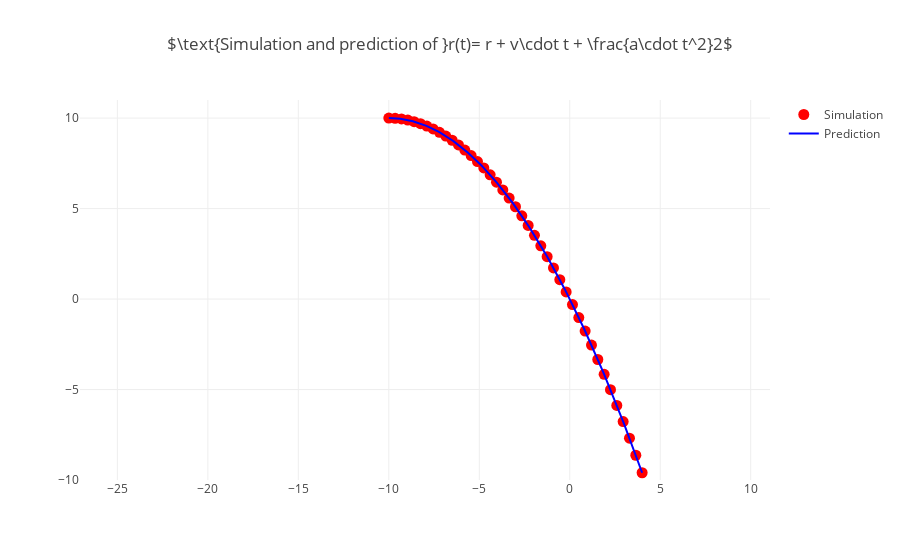
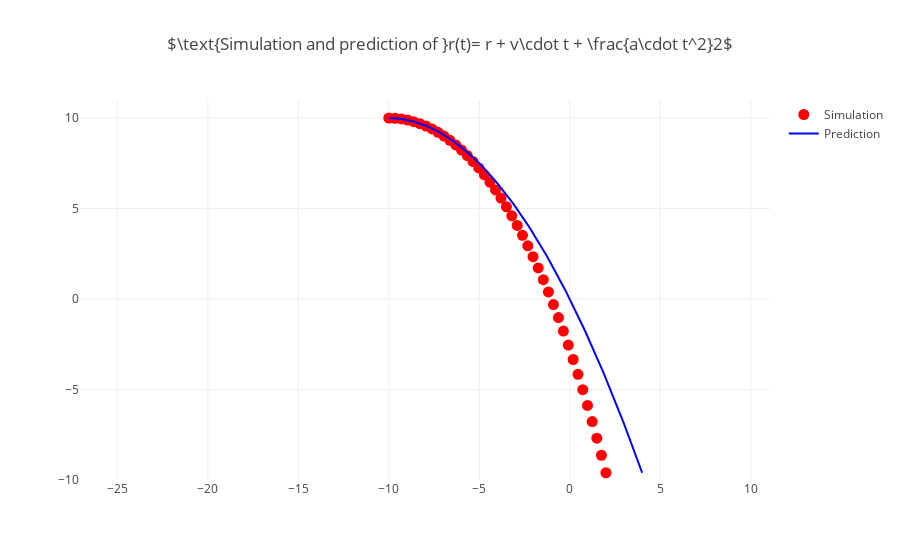
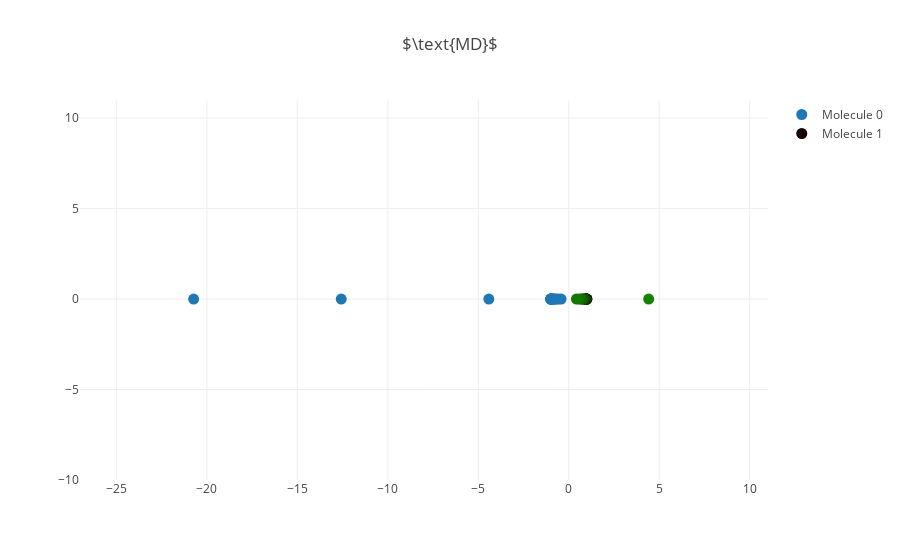

Notebook code cell kept with these figures, in order:
### Code cell
class TestMDMolecularDynamics(unittest.TestCase):
    def setUp(self):
        self.env = Environment(11, 11)
        self.r1 = np.array([-1, 0])
        self.r2 = np.array([1, 0])
        self.v = np.array([0, 0])
        self.a = np.array([0, 0])
        self.atom1 = Atom(0.1, self.r1, self.v, self.a)
        self.atom2 = Atom(0.1, self.r2, self.v, self.a)
        self.md = MolecularDynamics(env, mode='dynamics+molecular', dt=0.05, mols=[self.atom1, self.atom2])
        print(self.md.mode)
    
    def test_molecules(self):
        # real
        self.r_coords0 = []
        self.r_coords1 = []  
        
        for i in range(100):
            self.r_coords0.append(self.md.mols[0].r)
            self.r_coords1.append(self.md.mols[1].r)
            self.md.leapfrogs()
        # print(self.r_coords)
        
        r_coords_x = [r.x for r in self.r_coords0]
        r_coords_y = [r.y for r in self.r_coords0]
        
        trace0 = go.Scatter(
            x=r_coords_x,
            y=r_coords_y,
            mode='markers',
            marker={'color': 90, 'size': 11},
            name='Molecule 0',
        )
        
        r_coords_x = [r.x for r in self.r_coords1]
        r_coords_y = [r.y for r in self.r_coords1]
        
        trace1 = go.Scatter(
            x=r_coords_x,
            y=r_coords_y,
            mode='markers',
            marker={'color': ['rgb(20,{},0)'.format(10*x) for x in range(100)], 'size': 11},
            name='Molecule 1',
        )
        
        
        data = [trace0, trace1]
        layout = {
            'xaxis': dict(range=[-11, -5], autorange=False, zeroline=False),
            'yaxis': dict(range=[-10, 11], autorange=False, zeroline=False, scaleanchor="x", scaleratio=1),
            'title': "$\\text{MD}$",
        }
        
        fig = {
            'data': data,
            'layout': layout,
        }
        
        iplot(fig, filename='falling')
        
        

unittest.main(argv=['first-arg-is-ignored'], exit=False); # don't forget to put it next time

### Figure 1 — Plotly figure (JSON) as saved in the notebook; plotly's stock layout.template omitted (floating-point values rounded to 4 significant figures; data arrays with more than 128 entries replaced by an {"elided": "..."} marker saying what was removed)
{"data": [{"marker": {"color": "red", "size": 11}, "mode": "markers", "name": "Simulation", "type": "scatter", "uid": "abe2e812-54dc-42a2-bf0d-35388dcc7116", "x": [-10, -9.65, -9.3, -8.95, -8.6, -8.25, -7.9, -7.55, -7.2, -6.85, -6.5, -6.15, -5.8, -5.45, -5.1, -4.75, -4.4, -4.05, -3.7, -3.35, -3.0, -2.65, -2.3, -1.95, -1.6, -1.25, -0.9, -0.55, -0.2, 0.15, 0.5, 0.85, 1.2, 1.55, 1.9, 2.25, 2.6, 2.95, 3.3, 3.65, 4.0, 4.35, 4.7, 5.05, 5.4, 5.75, 6.1, 6.45, 6.8, 7.15, 7.5, 7.85, 8.2, 8.55, 8.9, 9.25, 9.6, 9.95, 10.3, 10.65, 11.0, 11.35, 11.7, 12.05, 12.4, 12.75, 13.1, 13.45, 13.8, 14.15, 14.5, 14.85, 15.2, 15.55, 15.9, 16.25, 16.6, 16.95, 17.3, 17.65, 18.0, 18.35, 18.7, 19.05, 19.4, 19.75, 20.1, 20.45, 20.8, 21.15, 21.5, 21.85, 22.2, 22.55, 22.9, 23.25, 23.6, 23.95, 24.3, 24.65], "y": [10, 9.988, 9.951, 9.89, 9.804, 9.694, 9.559, 9.4, 9.216, 9.008, 8.775, 8.518, 8.236, 7.93, 7.599, 7.244, 6.864, 6.46, 6.031, 5.578, 5.1, 4.598, 4.071, 3.52, 2.944, 2.344, 1.719, 1.07, 0.396, -0.3022, -1.025, -1.772, -2.544, -3.34, -4.161, -5.006, -5.876, -6.77, -7.689, -8.632, -9.6, -10.59, -11.61, -12.65, -13.72, -14.81, -15.92, -17.06, -18.22, -19.41, -20.62, -21.86, -23.12, -24.41, -25.72, -27.06, -28.42, -29.8, -31.21, -32.64, -34.1, -35.58, -37.09, -38.62, -40.18, -41.76, -43.36, -44.99, -46.64, -48.32, -50.03, -51.75, -53.5, -55.28, -57.08, -58.91, -60.76, -62.63, -64.53, -66.45, -68.4, -70.37, -72.37, -74.39, -76.44, -78.51, -80.6, -82.72, -84.86, -87.03, -89.22, -91.44, -93.68, -95.95, -98.24, -100.6, -102.9, -105.3, -107.6, -110.1]}, {"marker": {"color": "blue"}, "name": "Prediction", "type": "scatter", "uid": "57fd51f5-db30-4ced-81b4-2ef6f742062c", "x": {"elided": "200 float values"}, "y": {"elided": "200 float values"}}], "layout": {"title": {"text": "$\\text{Simulation and prediction of }r(t)= r + v\\cdot t + \\frac{a\\cdot t^2}2$"}, "xaxis": {"autorange": false, "range": [-11, -5], "zeroline": false}, "yaxis": {"autorange": false, "range": [-10, 11], "scaleanchor": "x", "scaleratio": 1, "zeroline": false}}}

### Figure 2 — Plotly figure (JSON) as saved in the notebook; plotly's stock layout.template omitted (floating-point values rounded to 4 significant figures; data arrays with more than 128 entries replaced by an {"elided": "..."} marker saying what was removed)
{"data": [{"marker": {"color": "red", "size": 11}, "mode": "markers", "name": "Simulation", "type": "scatter", "uid": "9904136c-1f87-4bcb-a09f-2af00b77df3e", "x": [-10, -9.651, -9.305, -8.961, -8.62, -8.281, -7.945, -7.611, -7.28, -6.951, -6.625, -6.301, -5.98, -5.661, -5.345, -5.031, -4.72, -4.411, -4.105, -3.801, -3.5, -3.201, -2.905, -2.611, -2.32, -2.031, -1.745, -1.461, -1.18, -0.9013, -0.625, -0.3513, -0.08, 0.1887, 0.455, 0.7187, 0.98, 1.239, 1.495, 1.749, 2.0, 2.249, 2.495, 2.739, 2.98, 3.219, 3.455, 3.689, 3.92, 4.149, 4.375, 4.599, 4.82, 5.039, 5.255, 5.469, 5.68, 5.889, 6.095, 6.299, 6.5, 6.699, 6.895, 7.089, 7.28, 7.469, 7.655, 7.839, 8.02, 8.199, 8.375, 8.549, 8.72, 8.889, 9.055, 9.219, 9.38, 9.539, 9.695, 9.849, 10.0, 10.15, 10.29, 10.44, 10.58, 10.72, 10.85, 10.99, 11.12, 11.25, 11.37, 11.5, 11.62, 11.74, 11.85, 11.97, 12.08, 12.19, 12.29, 12.4], "y": [10, 9.988, 9.951, 9.89, 9.804, 9.694, 9.559, 9.4, 9.216, 9.008, 8.775, 8.518, 8.236, 7.93, 7.599, 7.244, 6.864, 6.46, 6.031, 5.578, 5.1, 4.598, 4.071, 3.52, 2.944, 2.344, 1.719, 1.07, 0.396, -0.3022, -1.025, -1.772, -2.544, -3.34, -4.161, -5.006, -5.876, -6.77, -7.689, -8.632, -9.6, -10.59, -11.61, -12.65, -13.72, -14.81, -15.92, -17.06, -18.22, -19.41, -20.62, -21.86, -23.12, -24.41, -25.72, -27.06, -28.42, -29.8, -31.21, -32.64, -34.1, -35.58, -37.09, -38.62, -40.18, -41.76, -43.36, -44.99, -46.64, -48.32, -50.03, -51.75, -53.5, -55.28, -57.08, -58.91, -60.76, -62.63, -64.53, -66.45, -68.4, -70.37, -72.37, -74.39, -76.44, -78.51, -80.6, -82.72, -84.86, -87.03, -89.22, -91.44, -93.68, -95.95, -98.24, -100.6, -102.9, -105.3, -107.6, -110.1]}, {"marker": {"color": "blue"}, "name": "Prediction", "type": "scatter", "uid": "3628d7b7-9695-49d6-b780-9bfa3237799c", "x": {"elided": "200 float values"}, "y": {"elided": "200 float values"}}], "layout": {"title": {"text": "$\\text{Simulation and prediction of }r(t)= r + v\\cdot t + \\frac{a\\cdot t^2}2$"}, "xaxis": {"autorange": false, "range": [-11, -5], "zeroline": false}, "yaxis": {"autorange": false, "range": [-10, 11], "scaleanchor": "x", "scaleratio": 1, "zeroline": false}}}

### Figure 3 — Plotly figure (JSON) as saved in the notebook; plotly's stock layout.template omitted (floating-point values rounded to 4 significant figures)
{"data": [{"marker": {"color": 90, "size": 11}, "mode": "markers", "name": "Molecule 0", "type": "scatter", "uid": "eb5b77a9-62e4-4b93-b1c4-432e0d004854", "x": [-1, -0.9977, -0.9909, -0.9793, -0.9627, -0.9406, -0.912, -0.8758, -0.8299, -0.7706, -0.6912, -0.5772, -0.424, -4.417, -12.57, -20.73, -28.89, -37.04, -45.2, -53.36, -61.51, -69.67, -77.83, -85.98, -94.14, -102.3, -110.5, -118.6, -126.8, -134.9, -143.1, -151.2, -159.4, -167.5, -175.7, -183.9, -192.0, -200.2, -208.3, -216.5, -224.6, -232.8, -241.0, -249.1, -257.3, -265.4, -273.6, -281.7, -289.9, -298.1, -306.2, -314.4, -322.5, -330.7, -338.8, -347.0, -355.1, -363.3, -371.5, -379.6, -387.8, -395.9, -404.1, -412.2, -420.4, -428.6, -436.7, -444.9, -453.0, -461.2, -469.3, -477.5, -485.6, -493.8, -502.0, -510.1, -518.3, -526.4, -534.6, -542.7, -550.9, -559.1, -567.2, -575.4, -583.5, -591.7, -599.8, -608.0, -616.2, -624.3, -632.5, -640.6, -648.8, -656.9, -665.1, -673.2, -681.4, -689.6, -697.7, -705.9], "y": [0, 0, 0, 0, 0, 0, 0, 0, 0, 0, 0, 0, 0, 0, 0, 0, 0, 0, 0, 0, 0, 0, 0, 0, 0, 0, 0, 0, 0, 0, 0, 0, 0, 0, 0, 0, 0, 0, 0, 0, 0, 0, 0, 0, 0, 0, 0, 0, 0, 0, 0, 0, 0, 0, 0, 0, 0, 0, 0, 0, 0, 0, 0, 0, 0, 0, 0, 0, 0, 0, 0, 0, 0, 0, 0, 0, 0, 0, 0, 0, 0, 0, 0, 0, 0, 0, 0, 0, 0, 0, 0, 0, 0, 0, 0, 0, 0, 0, 0, 0]}, {"marker": {"color": ["rgb(20,0,0)", "rgb(20,10,0)", "rgb(20,20,0)", "rgb(20,30,0)", "rgb(20,40,0)", "rgb(20,50,0)", "rgb(20,60,0)", "rgb(20,70,0)", "rgb(20,80,0)", "rgb(20,90,0)", "rgb(20,100,0)", "rgb(20,110,0)", "rgb(20,120,0)", "rgb(20,130,0)", "rgb(20,140,0)", "rgb(20,150,0)", "rgb(20,160,0)", "rgb(20,170,0)", "rgb(20,180,0)", "rgb(20,190,0)", "rgb(20,200,0)", "rgb(20,210,0)", "rgb(20,220,0)", "rgb(20,230,0)", "rgb(20,240,0)", "rgb(20,250,0)", "rgb(20,260,0)", "rgb(20,270,0)", "rgb(20,280,0)", "rgb(20,290,0)", "rgb(20,300,0)", "rgb(20,310,0)", "rgb(20,320,0)", "rgb(20,330,0)", "rgb(20,340,0)", "rgb(20,350,0)", "rgb(20,360,0)", "rgb(20,370,0)", "rgb(20,380,0)", "rgb(20,390,0)", "rgb(20,400,0)", "rgb(20,410,0)", "rgb(20,420,0)", "rgb(20,430,0)", "rgb(20,440,0)", "rgb(20,450,0)", "rgb(20,460,0)", "rgb(20,470,0)", "rgb(20,480,0)", "rgb(20,490,0)", "rgb(20,500,0)", "rgb(20,510,0)", "rgb(20,520,0)", "rgb(20,530,0)", "rgb(20,540,0)", "rgb(20,550,0)", "rgb(20,560,0)", "rgb(20,570,0)", "rgb(20,580,0)", "rgb(20,590,0)", "rgb(20,600,0)", "rgb(20,610,0)", "rgb(20,620,0)", "rgb(20,630,0)", "rgb(20,640,0)", "rgb(20,650,0)", "rgb(20,660,0)", "rgb(20,670,0)", "rgb(20,680,0)", "rgb(20,690,0)", "rgb(20,700,0)", "rgb(20,710,0)", "rgb(20,720,0)", "rgb(20,730,0)", "rgb(20,740,0)", "rgb(20,750,0)", "rgb(20,760,0)", "rgb(20,770,0)", "rgb(20,780,0)", "rgb(20,790,0)", "rgb(20,800,0)", "rgb(20,810,0)", "rgb(20,820,0)", "rgb(20,830,0)", "rgb(20,840,0)", "rgb(20,850,0)", "rgb(20,860,0)", "rgb(20,870,0)", "rgb(20,880,0)", "rgb(20,890,0)", "rgb(20,900,0)", "rgb(20,910,0)", "rgb(20,920,0)", "rgb(20,930,0)", "rgb(20,940,0)", "rgb(20,950,0)", "rgb(20,960,0)", "rgb(20,970,0)", "rgb(20,980,0)", "rgb(20,990,0)"], "size": 11}, "mode": "markers", "name": "Molecule 1", "type": "scatter", "uid": "24aa2a61-5586-4925-90ab-8034229cf293", "x": [1, 0.9977, 0.9909, 0.9793, 0.9627, 0.9406, 0.912, 0.8758, 0.8299, 0.7706, 0.6912, 0.5772, 0.424, 4.417, 12.57, 20.73, 28.89, 37.04, 45.2, 53.36, 61.51, 69.67, 77.83, 85.98, 94.14, 102.3, 110.5, 118.6, 126.8, 134.9, 143.1, 151.2, 159.4, 167.5, 175.7, 183.9, 192.0, 200.2, 208.3, 216.5, 224.6, 232.8, 241.0, 249.1, 257.3, 265.4, 273.6, 281.7, 289.9, 298.1, 306.2, 314.4, 322.5, 330.7, 338.8, 347.0, 355.1, 363.3, 371.5, 379.6, 387.8, 395.9, 404.1, 412.2, 420.4, 428.6, 436.7, 444.9, 453.0, 461.2, 469.3, 477.5, 485.6, 493.8, 502.0, 510.1, 518.3, 526.4, 534.6, 542.7, 550.9, 559.1, 567.2, 575.4, 583.5, 591.7, 599.8, 608.0, 616.2, 624.3, 632.5, 640.6, 648.8, 656.9, 665.1, 673.2, 681.4, 689.6, 697.7, 705.9], "y": [0, 0, 0, 0, 0, 0, 0, 0, 0, 0, 0, 0, 0, 0, 0, 0, 0, 0, 0, 0, 0, 0, 0, 0, 0, 0, 0, 0, 0, 0, 0, 0, 0, 0, 0, 0, 0, 0, 0, 0, 0, 0, 0, 0, 0, 0, 0, 0, 0, 0, 0, 0, 0, 0, 0, 0, 0, 0, 0, 0, 0, 0, 0, 0, 0, 0, 0, 0, 0, 0, 0, 0, 0, 0, 0, 0, 0, 0, 0, 0, 0, 0, 0, 0, 0, 0, 0, 0, 0, 0, 0, 0, 0, 0, 0, 0, 0, 0, 0, 0]}], "layout": {"title": {"text": "$\\text{MD}$"}, "xaxis": {"autorange": false, "range": [-11, -5], "zeroline": false}, "yaxis": {"autorange": false, "range": [-10, 11], "scaleanchor": "x", "scaleratio": 1, "zeroline": false}}}
